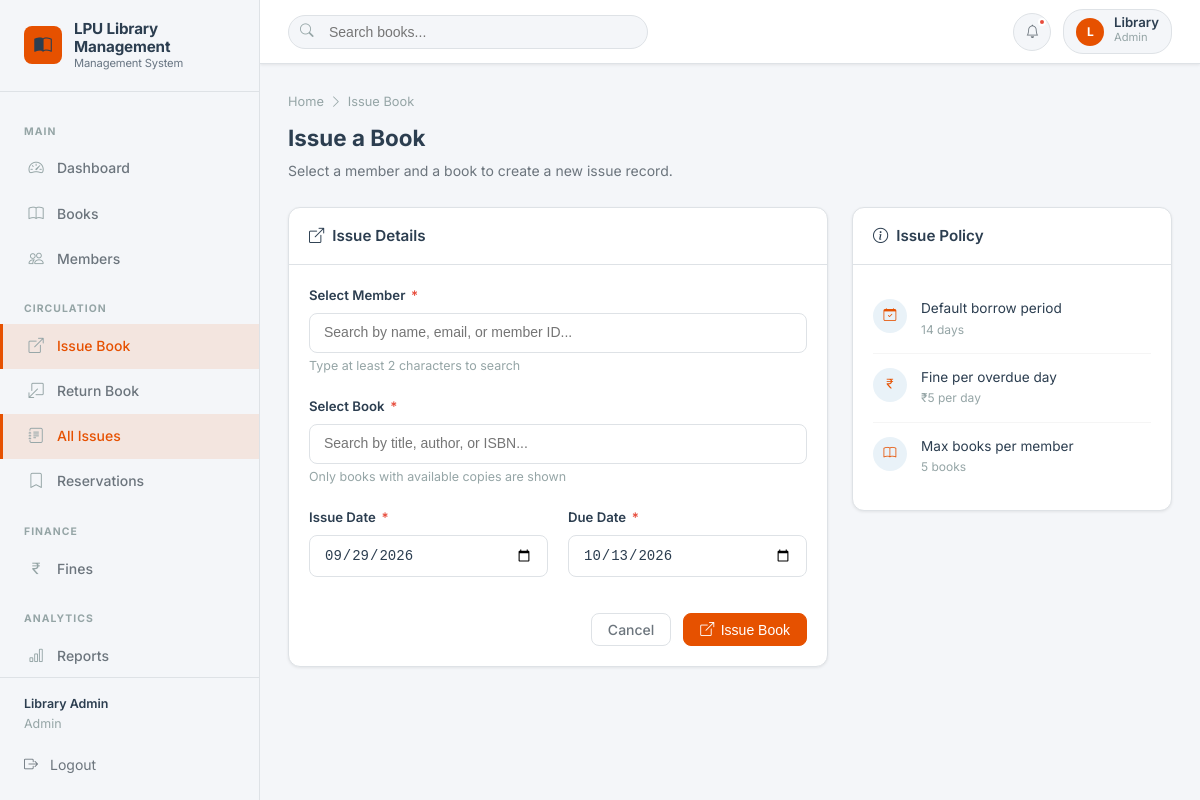
Screenshot of /issues/issue (signed in) with the database file from the repository.
### models/setting.py (models this page shows, shortened)
class Setting(db.Model):
    __tablename__ = 'settings'
    id = db.Column(db.Integer, primary_key=True)
    key = db.Column(db.String(100), unique=True, nullable=False)
    value = db.Column(db.String(500))
    description = db.Column(db.String(200))
    @staticmethod
    def get(key, default=None):
        setting = Setting.query.filter_by(key=key).first()
        return setting.value if setting else default

### models/user.py (models this page shows, shortened)
class User(db.Model):
    __tablename__ = 'users'
    id = db.Column(db.Integer, primary_key=True)
    name = db.Column(db.String(100), nullable=False)
    email = db.Column(db.String(120), unique=True, nullable=False, index=True)
    password_hash = db.Column(db.String(256), nullable=False)
    role = db.Column(db.String(20), nullable=False, default='member')  # 'admin' or 'member'
    created_at = db.Column(db.DateTime, default=datetime.utcnow)
    is_active = db.Column(db.Boolean, default=True)
    def is_admin(self):
        return self.role == 'admin'

### routes/issues.py (the view, shortened to what this page needs)
@issues_bp.route('/issue', methods=['GET', 'POST'])
@admin_required
def issue_book():
    today = date.today()
    default_days = int(Setting.get('default_borrow_days', 14))
    max_books = int(Setting.get('max_books_per_member', 5))
    return render_template('issues/issue.html', today=today, default_days=default_days)

### routes/auth.py (called while the page is built)
def admin_required(f):
    @wraps(f)
    def decorated_function(*args, **kwargs):
        if 'user_id' not in session:
            flash('Please log in to access this page.', 'warning')
            return redirect(url_for('auth.login'))
        if session.get('user_role') != 'admin':
            flash('You do not have permission to access this page.', 'danger')
            return redirect(url_for('dashboard.index'))
        return f(*args, **kwargs)
    return decorated_function

### templates/issues/issue.html (shortened to what this page needs)
{% extends 'base.html' %}
{% block content %}
<div class="page-header">
  <div class="breadcrumb">
    <a href="{{ url_for('dashboard.index') }}">Home</a> <i class="bi bi-chevron-right"></i> Issue Book
  </div>
  <h1 class="page-title">Issue a Book</h1>
  <p class="page-subtitle">Select a member and a book to create a new issue record.</p>
</div>
<div class="layout-content-sidebar">
  <div class="card">
    <div class="card-header">
      <span class="card-title"><i class="bi bi-box-arrow-up-right"></i> Issue Details</span>
    </div>
    <div class="card-body">
      <form method="POST" action="{{ url_for('issues.issue_book') }}" data-validate>
        <div class="form-group">
          <label class="form-label">Select Member <span class="required">*</span></label>
          <div class="autocomplete-wrapper">
            <input type="text" class="form-control" id="memberSearch" placeholder="Search by name, email, or member ID..." autocomplete="off">
          </div>
          <span class="form-text">Type at least 2 characters to search</span>
        </div>
        <div class="form-group">
          <label class="form-label">Select Book <span class="required">*</span></label>
          <div class="autocomplete-wrapper">
            <input type="text" class="form-control" id="bookSearch" placeholder="Search by title, author, or ISBN..." autocomplete="off">
          </div>
          <span class="form-text">Only books with available copies are shown</span>
        </div>
        <div class="form-grid-2">
          <div class="form-group">
            <label class="form-label">Issue Date <span class="required">*</span></label>
            <input type="date" class="form-control" name="issue_date" id="issue_date" value="{{ today.isoformat() }}" required>
          </div>
          <div class="form-group">
            <label class="form-label">Due Date <span class="required">*</span></label>
            <input type="date" class="form-control" name="due_date" id="due_date" required>
          </div>
        </div>
        <div style="display:flex; gap:0.75rem; justify-content:flex-end; margin-top:1rem;">
          <a href="{{ url_for('issues.index') }}" class="btn btn-outline-secondary">Cancel</a>
          <button type="submit" class="btn btn-primary" id="issueBtn">
            <i class="bi bi-box-arrow-up-right"></i> Issue Book
          </button>
        </div>
      </form>
    </div>
  </div>
  <div>
    <div class="card">
      <div class="card-header"><span class="card-title"><i class="bi bi-info-circle"></i> Issue Policy</span></div>
      <div class="card-body">
        <div class="activity-item">
          <div class="activity-icon issued"><i class="bi bi-calendar-check"></i></div>
          <div class="activity-content">
            <div class="activity-text">Default borrow period</div>
            <div class="activity-meta">{{ default_days }} days</div>
          </div>
        </div>
        <div class="activity-item">
          <div class="activity-icon issued"><i class="bi bi-currency-rupee"></i></div>
          <div class="activity-content">
            <div class="activity-text">Fine per overdue day</div>
            <div class="activity-meta">₹5 per day</div>
          </div>
        </div>
        <div class="activity-item">
          <div class="activity-icon issued"><i class="bi bi-book"></i></div>
          <div class="activity-content">
            <div class="activity-text">Max books per member</div>
            <div class="activity-meta">5 books</div>
          </div>
        </div>
      </div>
    </div>
  </div>
</div>
{% endblock %}

### templates/base.html (shortened to what this page needs)
<!DOCTYPE html>
<html lang="en">
<head>
  <link rel="stylesheet" href="https://cdn.jsdelivr.net/npm/bootstrap-icons@1.11.3/font/bootstrap-icons.min.css">
  <link rel="stylesheet" href="{{ url_for('static', filename='css/style.css') }}">
</head>
<body>
<div class="lms-wrapper">
  <aside class="sidebar" id="sidebar">
    <div class="sidebar-brand">
      <div class="brand-icon"><i class="bi bi-book-half"></i></div>
      <div class="brand-text">
        {{ library_name }}
        <small>Management System</small>
      </div>
    </div>
    <nav class="sidebar-nav">
      {% if current_user and current_user.is_admin() %}
      <div class="nav-section-label">Main</div>
      <a href="{{ url_for('dashboard.index') }}" class="sidebar-link {% if request.endpoint == 'dashboard.index' %}active{% endif %}">
        <i class="bi bi-speedometer2"></i> Dashboard
      </a>
      <a href="{{ url_for('books.index') }}" class="sidebar-link {% if request.blueprint == 'books' %}active{% endif %}">
        <i class="bi bi-book"></i> Books
      </a>
      <a href="{{ url_for('members.index') }}" class="sidebar-link {% if request.blueprint == 'members' %}active{% endif %}">
        <i class="bi bi-people"></i> Members
      </a>
      <div class="nav-section-label">Circulation</div>
      <a href="{{ url_for('issues.issue_book') }}" class="sidebar-link {% if request.endpoint == 'issues.issue_book' %}active{% endif %}">
        <i class="bi bi-box-arrow-up-right"></i> Issue Book
      </a>
      <a href="{{ url_for('issues.return_book') }}" class="sidebar-link {% if request.endpoint == 'issues.return_book' %}active{% endif %}">
        <i class="bi bi-box-arrow-down-left"></i> Return Book
      </a>
      <a href="{{ url_for('issues.index') }}" class="sidebar-link {% if request.endpoint == 'issues.index' %}active{% endif %}">
        <i class="bi bi-journal-text"></i> All Issues
      </a>
      <a href="{{ url_for('reservations.index') }}" class="sidebar-link {% if request.blueprint == 'reservations' %}active{% endif %}">
        <i class="bi bi-bookmark"></i> Reservations
      </a>
      <div class="nav-section-label">Finance</div>
      <a href="{{ url_for('fines.index') }}" class="sidebar-link {% if request.blueprint == 'fines' %}active{% endif %}">
        <i class="bi bi-currency-rupee"></i> Fines
        {% set pending_count = namespace(val=0) %}
      </a>
      <div class="nav-section-label">Analytics</div>
      <a href="{{ url_for('reports.index') }}" class="sidebar-link {% if request.blueprint == 'reports' %}active{% endif %}">
        <i class="bi bi-bar-chart"></i> Reports
      </a>
      {% endif %}
    </nav>
    <div class="sidebar-footer">
      {% if current_user %}
      <div style="font-size:0.78rem; color:var(--text-muted); margin-bottom:0.75rem;">
        <div style="font-weight:600; color:var(--text-primary);">{{ current_user.name }}</div>
        <div>{{ current_user.role | capitalize }}</div>
      </div>
      {% endif %}
      <a href="{{ url_for('auth.logout') }}" class="logout-btn">
        <i class="bi bi-box-arrow-right"></i> Logout
      </a>
    </div>
  </aside>
  <div class="main-content">
    <header class="topbar">
      <div class="topbar-left">
        <div class="topbar-search">
          <i class="bi bi-search search-icon"></i>
          <input type="text" id="topbarSearch" placeholder="Search books..." autocomplete="off">
        </div>
      </div>
      <div class="topbar-right">
        <div style="position:relative;">
          <button class="topbar-btn" id="notifBtn" title="Notifications">
            <i class="bi bi-bell"></i>
            {% if notifications %}
            <span class="notification-dot"></span>
            {% endif %}
          </button>
        </div>
        {% if current_user %}
        <div class="user-menu">
          <div class="user-avatar">{{ current_user.name[0] | upper }}</div>
          <div class="user-info">
            <div class="user-name">{{ current_user.name.split()[0] }}</div>
            <div class="user-role">{{ current_user.role | capitalize }}</div>
          </div>
        </div>
        {% endif %}
      </div>
    </header>
    <main class="page-content">
      {% block content %}{% endblock %}
    </main>
  </div>
</div>
</body>
</html>

### rows the page displays
Setting: value "LPU Library Management"
User: name "Library Admin", role "Admin", name "L", name "Library"

### other values shown
{{ default_days }} "14"
